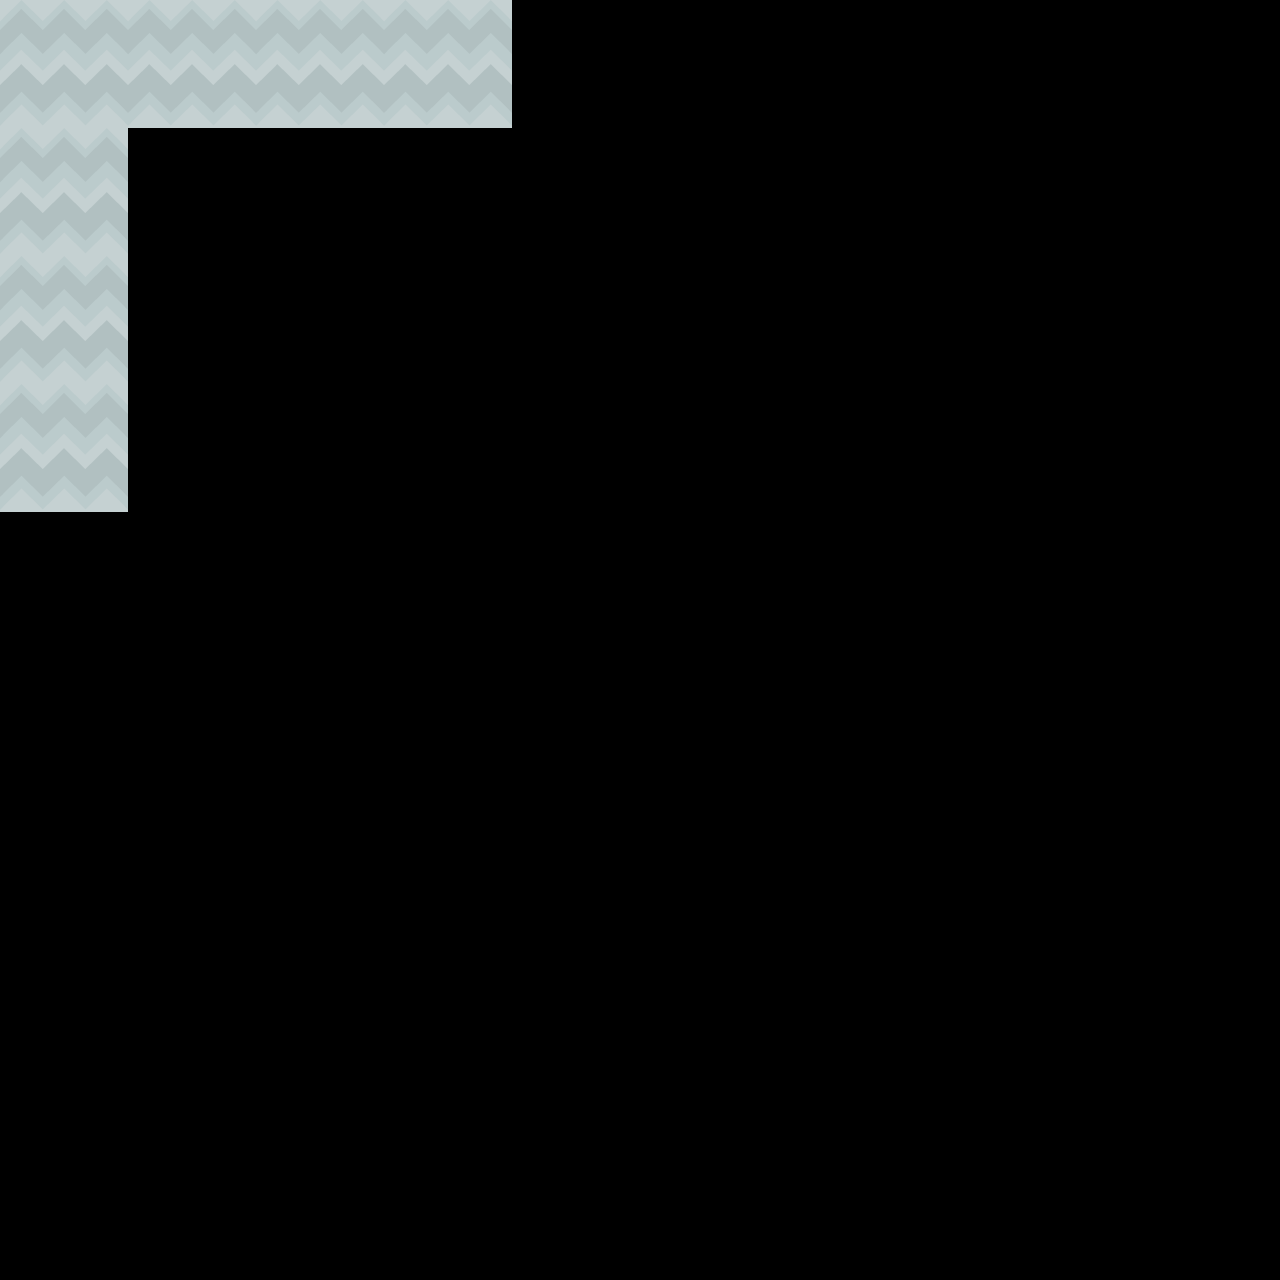

Below is a game level as drawn by its tile map, then a one-line description and the .tmx that defines it (tile-layer data replaced by summaries):
An orthogonal 10x10 tile map with 128x128 px tiles, 1 tile layer (Walls).

<map version="1.2" tiledversion="1.2.2" orientation="orthogonal" renderorder="right-down" width="10" height="10" tilewidth="128" tileheight="128" infinite="0" nextlayerid="2" nextobjectid="1">
 <tileset firstgid="1" name="Tileset" tilewidth="128" tileheight="128" tilecount="11" columns="0">
  <grid orientation="orthogonal" width="1" height="1" />
  <tile id="0">
   <image width="128" height="128" source="assets/sprites/blocks/dirtCenter_rounded.png" />
  </tile>
  <tile id="1">
   <image width="128" height="128" source="assets/sprites/blocks/dirtCenter.png" />
  </tile>
  <tile id="2">
   <image width="128" height="128" source="assets/sprites/blocks/grassCenter.png" />
  </tile>
  <tile id="3">
   <image width="128" height="128" source="assets/sprites/blocks/planetCenter_rounded.png" />
  </tile>
  <tile id="4">
   <image width="128" height="128" source="assets/sprites/blocks/planetCenter.png" />
  </tile>
  <tile id="5">
   <image width="128" height="128" source="assets/sprites/blocks/sandCenter_rounded.png" />
  </tile>
  <tile id="6">
   <image width="128" height="128" source="assets/sprites/blocks/sandCenter.png" />
  </tile>
  <tile id="7">
   <image width="128" height="128" source="assets/sprites/blocks/snowCenter_rounded.png" />
  </tile>
  <tile id="8">
   <image width="128" height="128" source="assets/sprites/blocks/snowCenter.png" />
  </tile>
  <tile id="9">
   <image width="128" height="128" source="assets/sprites/blocks/stoneCenter_rounded.png" />
  </tile>
  <tile id="10">
   <image width="128" height="128" source="assets/sprites/blocks/stoneCenter.png" />
  </tile>
 </tileset>
 <layer id="1" name="Walls" width="10" height="10">
  <data>[100 cells, 7 non-empty, 1 distinct tile ids]</data>
 </layer>
</map>
